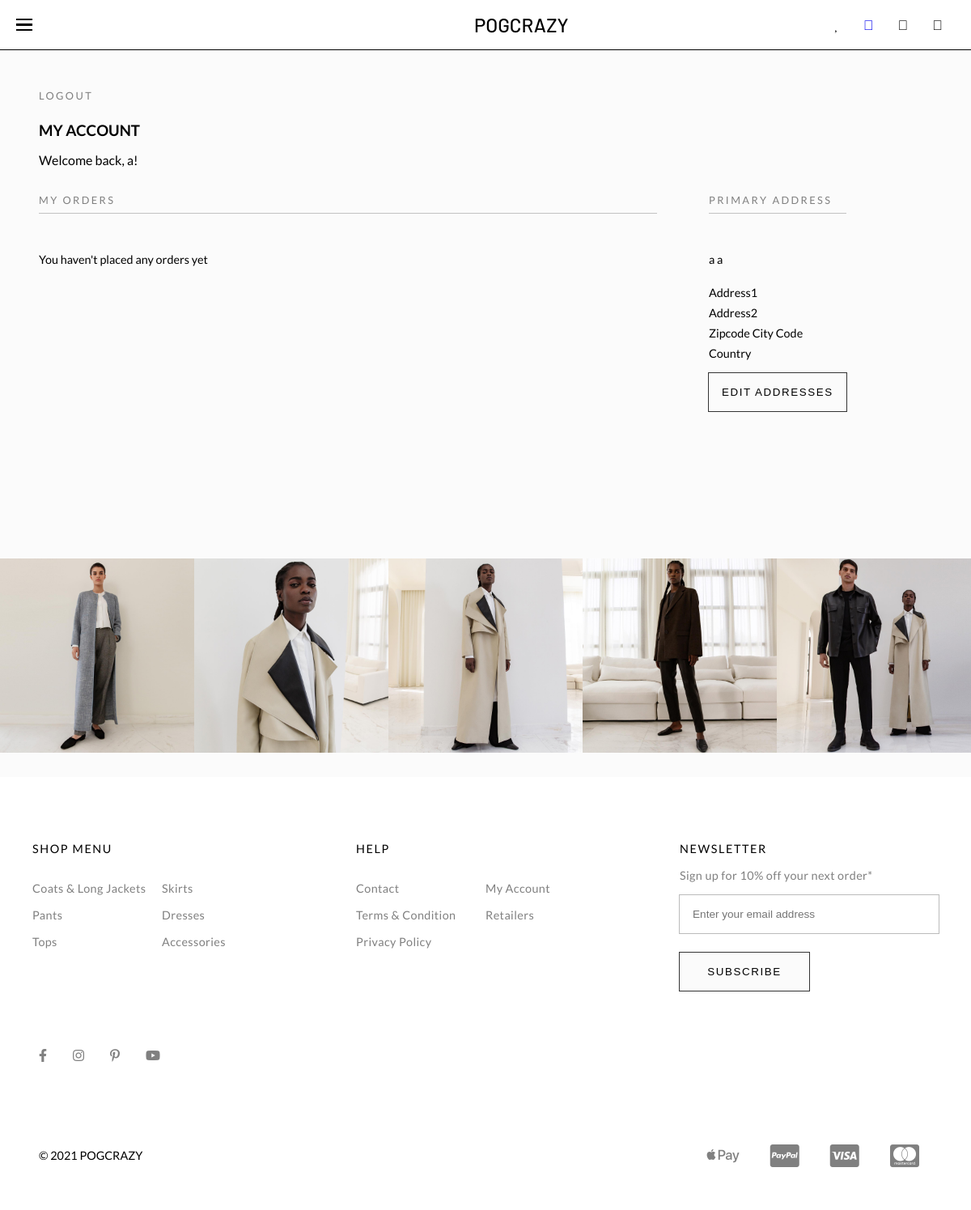
The page /account/detail/ (signed in) on the database its author committed.
### account/models.py (models this page shows)
class UserInfo(AbstractUser):
    groups = None
    user_permissions = None

### account/views.py (the view)
# urls.py: path('detail/', detail, name="detail"),
@login_required(login_url=reverse_lazy('account:login'))
def detail(request):
    user = request.user
    context = {
        'user': user
    }
    return render(request, 'templates/account.html', context)

### templates/account.html (shortened to what this page needs)
{% extends "base.html" %}
{% load static %}
{% block content %}
    <div class="account">
        <div class="account-welcome">
            <a href="{% url 'account:logout' %}">LOGOUT</a>
            <h3>MY ACCOUNT</h3>
            <p>Welcome back, {{ user.username  }}!</p>
        </div>
        <div class="account-orders">
            <div class="account-title">
                MY ORDERS
            </div>
            <div class="account-orders-orders">
                You haven't placed any orders yet
            </div>
        </div>
        <div class="account-primary-address">
            <div class="account-title">
                PRIMARY ADDRESS
            </div>
            <div class="address">
                <p id="address-name">{{user.first_name}} {{user.last_name}}</p>
                <p>Address1</p>
                <p>Address2</p>
                <p>Zipcode City Code</p>
                <p>Country</p>
                <button class='address-btn' onclick="location.href=`{% url 'account:addresses' %}`;">EDIT ADDRESSES</button>
            </div>
        </div>
    </div>
{% endblock content %}

### static/styles/styles.css (style rules this page uses)
* { padding: 0; margin: 0; -webkit-box-sizing: border-box; box-sizing: border-box; }
body { font-family: 'Lato', sans-serif; overflow-x: hidden; background-color: #fbfbfb; }
a { text-decoration: none; }
.account { display: -webkit-box; display: -ms-flexbox; display: flex; -ms-flex-wrap: wrap; flex-wrap: wrap; padding: 3rem; }
.account-welcome { width: 100%; display: -webkit-box; display: -ms-flexbox; display: flex; -webkit-box-orient: vertical; -webkit-box-direction: normal; -ms-flex-direction: column; flex-direction: column; padding-bottom: 2rem; }
.account-welcome a { color: gray; font-size: .8rem; padding-bottom: .5rem; letter-spacing: .15rem; }
.account-welcome h3 { padding: 1rem 0; color: black; }
.account-title { border-bottom: 1px solid #c2c2c2; color: gray; font-size: .8rem; padding-bottom: .5rem; letter-spacing: .15rem; margin-bottom: 3rem; }
.account-orders { width: 75%; padding-right: 4rem; }
.account-orders-orders { font-size: .9rem; }
.account-primary-address .address { font-size: .9rem; }
.account-primary-address .address #address-name { margin-bottom: 1rem; }
.account-primary-address .address p { padding-bottom: .5rem; }
.account-primary-address .address button { margin: .5rem 0; padding: 1rem; border: none; background-color: #fbfbfb; outline: 1px solid #333333; letter-spacing: .1rem; -webkit-transition: all ease-in-out .3s; transition: all ease-in-out .3s; }

### rows shown on the page
UserInfo: username "a", first_name "a", last_name "a"
